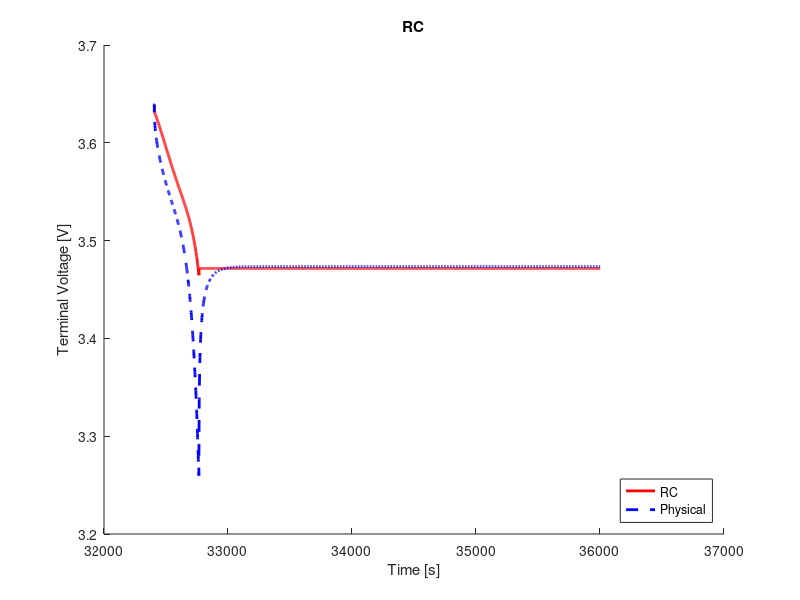

Reproduce this figure in MATLAB.
clear;
clc;
close all;

%% load data
load('ocv_final.mat');
time_ocv = time;
load('pulse_1_c_9.mat');
load('rc1_cf_params.mat');

%% voltage limitations
v_max = 4.4;                                    % cut-over voltage
v_min = 3.0;                                    % cut-off voltage

%% resample ocv and soc
t1 = time_ocv(1);
t2 = time_ocv(end);
dt = 1;                                         % sample time
t = (t1:dt:t2) - t1;

ocv = interp1(time_ocv, ocv, t1:dt:t2);
soc = interp1(time_ocv, soc, t1:dt:t2);

s = length(time);

%% variables
Q = 16.8;
eta = 1.0;                                  % coulombic efficiency

n = 0;                                      % number of rc links
flag = 1;

%% compute soc
ind_init = interp1(soc, 1:length(soc), 0.1297, 'nearest');
v_t(1) = ocv(ind_init);
z0 = soc(ind_init);
z = z0 - dt/(Q*3600)*eta*cumsum(I(1:end));

% manual fit
p = 9;
r0 = r0_cf(p);

%% compute terminal voltage
for j = 1:n
    f(j) = exp(-dt/(r(j)*c(j)));
end
for k = 1:s-1
    if flag == 1
        ind = interp1(soc, 1:length(soc), z(k), 'nearest');
        v_t(k+1) = ocv(ind) - I(k).*r0;
        if v_t(k) < v_min
            fprintf('Reached lower voltage limit.');
            flag = 0;
        end
        if v_t(k) > v_max
            fprintf('Reached upper voltage limit.');
            flag = 0;
        end 
    end
end

%% compute rms error
v_t = reshape(v_t, size(V_batt_time));
rmse = 1000*sqrt(mean((V_batt_time - v_t).^2))     % [mV]

%% plot
figure(1);
hold on;
plot(time, v_t, 'r', 'LineWidth', 2)
hold on;
plot(time, V_batt_time, 'b--', 'LineWidth', 2)
xlabel('Time [s]')
ylabel('Terminal Voltage [V]')
title('RC')
legend('RC', 'Physical', 'location', 'southeast')
